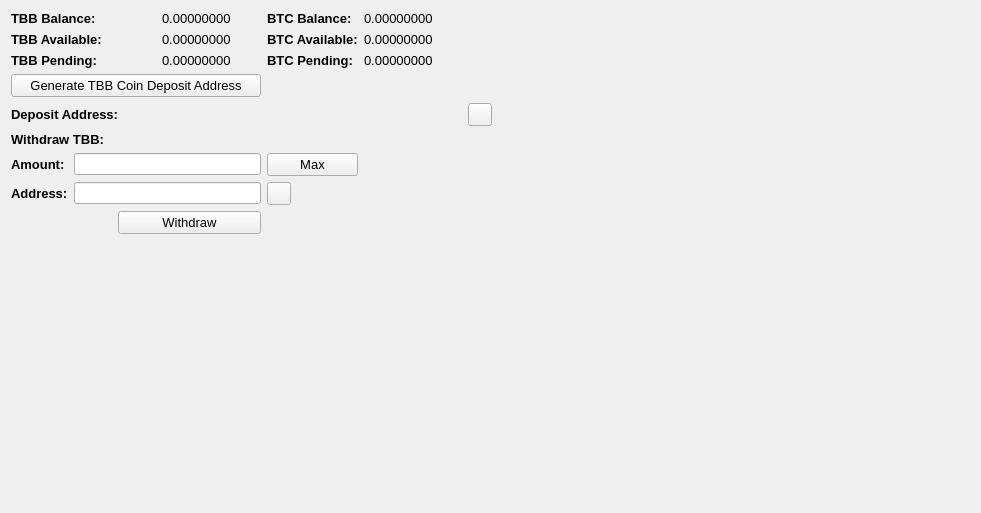
     <widget class="QWidget" name="BalanceTab">
      <attribute name="title">
       <string>Balance</string>
      </attribute>
      <layout class="QGridLayout" name="gridLayout_2">
       <item row="0" column="0" colspan="2">
        <widget class="QLabel" name="label_11">
         <property name="font">
          <font>
           <pointsize>10</pointsize>
           <weight>75</weight>
           <bold>true</bold>
          </font>
         </property>
         <property name="text">
          <string>TBB Balance:</string>
         </property>
        </widget>
       </item>
       <item row="0" column="3">
        <widget class="QLabel" name="DPBalanceLabel">
         <property name="font">
          <font>
           <pointsize>10</pointsize>
          </font>
         </property>
         <property name="text">
          <string>0.00000000</string>
         </property>
         <property name="textInteractionFlags">
          <set>Qt::LinksAccessibleByMouse|Qt::TextSelectableByMouse</set>
         </property>
        </widget>
       </item>
       <item row="0" column="4">
        <widget class="QLabel" name="label_12">
         <property name="font">
          <font>
           <pointsize>10</pointsize>
           <weight>75</weight>
           <bold>true</bold>
          </font>
         </property>
         <property name="text">
          <string>BTC Balance:</string>
         </property>
        </widget>
       </item>
       <item row="0" column="5">
        <widget class="QLabel" name="BitcoinBalanceLabel">
         <property name="font">
          <font>
           <pointsize>10</pointsize>
          </font>
         </property>
         <property name="text">
          <string>0.00000000</string>
         </property>
         <property name="textInteractionFlags">
          <set>Qt::LinksAccessibleByMouse|Qt::TextSelectableByMouse</set>
         </property>
        </widget>
       </item>
       <item row="0" column="7" rowspan="10">
        <spacer name="horizontalSpacer_4">
         <property name="orientation">
          <enum>Qt::Horizontal</enum>
         </property>
         <property name="sizeHint" stdset="0">
          <size>
           <width>478</width>
           <height>488</height>
          </size>
         </property>
        </spacer>
       </item>
       <item row="1" column="0" colspan="2">
        <widget class="QLabel" name="label_13">
         <property name="font">
          <font>
           <pointsize>10</pointsize>
           <weight>75</weight>
           <bold>true</bold>
          </font>
         </property>
         <property name="text">
          <string>TBB Available:</string>
         </property>
        </widget>
       </item>
       <item row="1" column="3">
        <widget class="QLabel" name="DPAvailableLabel_2">
         <property name="font">
          <font>
           <pointsize>10</pointsize>
          </font>
         </property>
         <property name="text">
          <string>0.00000000</string>
         </property>
         <property name="textInteractionFlags">
          <set>Qt::LinksAccessibleByMouse|Qt::TextSelectableByMouse</set>
         </property>
        </widget>
       </item>
       <item row="1" column="4">
        <widget class="QLabel" name="label_15">
         <property name="font">
          <font>
           <pointsize>10</pointsize>
           <weight>75</weight>
           <bold>true</bold>
          </font>
         </property>
         <property name="text">
          <string>BTC Available:</string>
         </property>
        </widget>
       </item>
       <item row="1" column="5">
        <widget class="QLabel" name="BitcoinAvailableLabel">
         <property name="font">
          <font>
           <pointsize>10</pointsize>
          </font>
         </property>
         <property name="text">
          <string>0.00000000</string>
         </property>
         <property name="textInteractionFlags">
          <set>Qt::LinksAccessibleByMouse|Qt::TextSelectableByMouse</set>
         </property>
        </widget>
       </item>
       <item row="2" column="0" colspan="2">
        <widget class="QLabel" name="label_14">
         <property name="font">
          <font>
           <pointsize>10</pointsize>
           <weight>75</weight>
           <bold>true</bold>
          </font>
         </property>
         <property name="text">
          <string>TBB Pending:</string>
         </property>
        </widget>
       </item>
       <item row="2" column="3">
        <widget class="QLabel" name="DPPendingLabel">
         <property name="font">
          <font>
           <pointsize>10</pointsize>
          </font>
         </property>
         <property name="text">
          <string>0.00000000</string>
         </property>
         <property name="textInteractionFlags">
          <set>Qt::LinksAccessibleByMouse|Qt::TextSelectableByMouse</set>
         </property>
        </widget>
       </item>
       <item row="2" column="4">
        <widget class="QLabel" name="label_31">
         <property name="font">
          <font>
           <pointsize>10</pointsize>
           <weight>75</weight>
           <bold>true</bold>
          </font>
         </property>
         <property name="text">
          <string>BTC Pending:</string>
         </property>
        </widget>
       </item>
       <item row="2" column="5">
        <widget class="QLabel" name="BitcoinPendingLabel">
         <property name="font">
          <font>
           <pointsize>10</pointsize>
          </font>
         </property>
         <property name="text">
          <string>0.00000000</string>
         </property>
         <property name="textInteractionFlags">
          <set>Qt::LinksAccessibleByMouse|Qt::TextSelectableByMouse</set>
         </property>
        </widget>
       </item>
       <item row="3" column="0" colspan="4">
        <widget class="QPushButton" name="GenDepositBTN">
         <property name="font">
          <font>
           <pointsize>10</pointsize>
          </font>
         </property>
         <property name="text">
          <string>Generate TBB Coin Deposit Address</string>
         </property>
        </widget>
       </item>
       <item row="4" column="0" colspan="3">
        <widget class="QLabel" name="label_33">
         <property name="font">
          <font>
           <pointsize>10</pointsize>
           <weight>75</weight>
           <bold>true</bold>
          </font>
         </property>
         <property name="text">
          <string>Deposit Address:</string>
         </property>
        </widget>
       </item>
       <item row="4" column="3" colspan="3">
        <widget class="QLabel" name="DepositAddressLabel">
         <property name="minimumSize">
          <size>
           <width>300</width>
           <height>0</height>
          </size>
         </property>
         <property name="palette">
          <palette>
           <active>
            <colorrole role="WindowText">
             <brush brushstyle="SolidPattern">
              <color alpha="255">
               <red>0</red>
               <green>0</green>
               <blue>0</blue>
              </color>
             </brush>
            </colorrole>
            <colorrole role="Text">
             <brush brushstyle="SolidPattern">
              <color alpha="255">
               <red>0</red>
               <green>0</green>
               <blue>255</blue>
              </color>
             </brush>
            </colorrole>
           </active>
           <inactive>
            <colorrole role="WindowText">
             <brush brushstyle="SolidPattern">
              <color alpha="255">
               <red>0</red>
               <green>0</green>
               <blue>0</blue>
              </color>
             </brush>
            </colorrole>
            <colorrole role="Text">
             <brush brushstyle="SolidPattern">
              <color alpha="255">
               <red>0</red>
               <green>0</green>
               <blue>255</blue>
              </color>
             </brush>
            </colorrole>
           </inactive>
           <disabled>
            <colorrole role="WindowText">
             <brush brushstyle="SolidPattern">
              <color alpha="255">
               <red>120</red>
               <green>120</green>
               <blue>120</blue>
              </color>
             </brush>
            </colorrole>
            <colorrole role="Text">
             <brush brushstyle="SolidPattern">
              <color alpha="255">
               <red>120</red>
               <green>120</green>
               <blue>120</blue>
              </color>
             </brush>
            </colorrole>
           </disabled>
          </palette>
         </property>
         <property name="font">
          <font>
           <pointsize>10</pointsize>
           <weight>75</weight>
           <bold>true</bold>
          </font>
         </property>
         <property name="text">
          <string/>
         </property>
         <property name="alignment">
          <set>Qt::AlignRight|Qt::AlignTrailing|Qt::AlignVCenter</set>
         </property>
         <property name="textInteractionFlags">
          <set>Qt::LinksAccessibleByMouse|Qt::TextSelectableByKeyboard|Qt::TextSelectableByMouse</set>
         </property>
        </widget>
       </item>
       <item row="4" column="6">
        <widget class="QToolButton" name="DepositCopyButton">
         <property name="toolTip">
          <string>Copy to clipboard</string>
         </property>
         <property name="text">
          <string/>
         </property>
         <property name="icon">
          <iconset resource="../bitcoin.qrc">
           <normaloff>:/icons/editcopy</normaloff>:/icons/editcopy</iconset>
         </property>
         <property name="shortcut">
          <string>Alt+P</string>
         </property>
        </widget>
       </item>
       <item row="5" column="0" colspan="2">
        <widget class="QLabel" name="label_34">
         <property name="font">
          <font>
           <pointsize>10</pointsize>
           <weight>75</weight>
           <bold>true</bold>
          </font>
         </property>
         <property name="text">
          <string>Withdraw TBB:</string>
         </property>
        </widget>
       </item>
       <item row="6" column="0">
        <widget class="QLabel" name="label_26">
         <property name="font">
          <font>
           <pointsize>10</pointsize>
           <weight>75</weight>
           <bold>true</bold>
          </font>
         </property>
         <property name="text">
          <string>Amount:</string>
         </property>
        </widget>
       </item>
       <item row="6" column="1" colspan="3">
        <widget class="QLineEdit" name="WithdrawUnitsInput">
         <property name="font">
          <font>
           <pointsize>9</pointsize>
           <weight>75</weight>
           <bold>true</bold>
          </font>
         </property>
         <property name="text">
          <string/>
         </property>
        </widget>
       </item>
       <item row="6" column="4">
        <widget class="QPushButton" name="Withdraw_Max_Amount">
         <property name="font">
          <font>
           <pointsize>10</pointsize>
          </font>
         </property>
         <property name="text">
          <string>Max</string>
         </property>
        </widget>
       </item>
       <item row="7" column="0">
        <widget class="QLabel" name="label_10">
         <property name="font">
          <font>
           <pointsize>10</pointsize>
           <weight>75</weight>
           <bold>true</bold>
          </font>
         </property>
         <property name="text">
          <string>Address:</string>
         </property>
        </widget>
       </item>
       <item row="7" column="1" colspan="3">
        <widget class="QLineEdit" name="WithdrawAddress">
         <property name="font">
          <font>
           <pointsize>9</pointsize>
           <weight>75</weight>
           <bold>true</bold>
          </font>
         </property>
        </widget>
       </item>
       <item row="7" column="4">
        <widget class="QToolButton" name="WithdrawPasteButton">
         <property name="toolTip">
          <string>Paste from clipboard</string>
         </property>
         <property name="text">
          <string/>
         </property>
         <property name="icon">
          <iconset resource="../bitcoin.qrc">
           <normaloff>:/icons/editpaste</normaloff>:/icons/editpaste</iconset>
         </property>
         <property name="shortcut">
          <string>Alt+P</string>
         </property>
        </widget>
       </item>
       <item row="8" column="2" colspan="2">
        <widget class="QPushButton" name="WithdrawUnitsBtn">
         <property name="font">
          <font>
           <pointsize>10</pointsize>
          </font>
         </property>
         <property name="text">
          <string>Withdraw</string>
         </property>
        </widget>
       </item>
       <item row="9" column="0" colspan="6">
        <spacer name="verticalSpacer">
         <property name="orientation">
          <enum>Qt::Vertical</enum>
         </property>
         <property name="sizeHint" stdset="0">
          <size>
           <width>428</width>
           <height>262</height>
          </size>
         </property>
        </spacer>
       </item>
      </layout>
      <zorder>label_31</zorder>
      <zorder>label_15</zorder>
      <zorder>label_12</zorder>
      <zorder>label_14</zorder>
      <zorder>label_13</zorder>
      <zorder>label_11</zorder>
      <zorder>BitcoinBalanceLabel</zorder>
      <zorder>DPBalanceLabel</zorder>
      <zorder>DPAvailableLabel_2</zorder>
      <zorder>DPPendingLabel</zorder>
      <zorder>BitcoinAvailableLabel</zorder>
      <zorder>BitcoinPendingLabel</zorder>
      <zorder>label_33</zorder>
      <zorder>GenDepositBTN</zorder>
      <zorder>DepositAddressLabel</zorder>
      <zorder>Withdraw_Max_Amount</zorder>
      <zorder>label_34</zorder>
      <zorder>WithdrawUnitsInput</zorder>
      <zorder>label_10</zorder>
      <zorder>label_26</zorder>
      <zorder>WithdrawAddress</zorder>
      <zorder>WithdrawUnitsBtn</zorder>
      <zorder>horizontalSpacer_4</zorder>
      <zorder>verticalSpacer</zorder>
      <zorder>WithdrawPasteButton</zorder>
      <zorder>DepositCopyButton</zorder>
     </widget>
